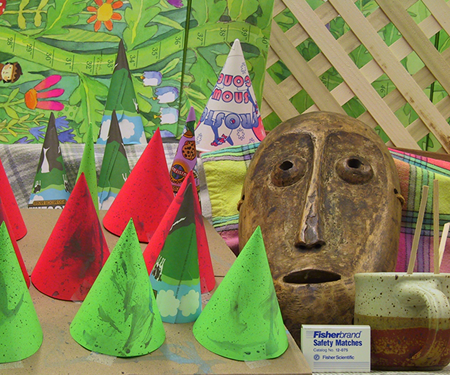
//> input picture img/ConesL.png, 450 x 375 px, given in place of metal.png, which was not available
$ ./hogTempMatch   (built with g++ and OpenCV 4)
//> lines starting //> are read from the running program, lines starting //| are printed output that depends on the picture; pictures that were not available may be replaced by others from this repository, and a replacement may not be noted
#include<iostream>
#include<opencv2/opencv.hpp>

using namespace cv;
using namespace std;

const int cellSize = 16;
const int cellDims = 8;

//获取HOG直方图
//src: 灰度图像
//hist: 已经分配好的数组
//histDims: hist元素个数
//cellSize：cell的大小，正方形
//cellDims: 角度量化维数
void getHogHist(const Mat &src, float *hist, int histDims ,int cellSize, int cellDims)
{
    //清零
    memset(hist, 0, sizeof(float) * histDims);

    Mat gx, gy, mag, angle;

    //索贝尔计算XY梯度，并转化到极坐标
    Sobel(src, gx, CV_32F, 1, 0, 1);
    Sobel(src, gy, CV_32F, 0, 1, 1);
    //mag: 模长(梯度强度)
    //angle： 角度0~360
    //true为角度值，false为弧度制
    cartToPolar(gx, gy, mag, angle, true);

    int stepAngle = 360 / cellDims;

    int index = 0;
    //将每个cell的直方图拼接成一个大直方图
    for (int i = 0; i < src.rows; i += cellSize)
    {
        for (int j = 0; j < src.cols; j += cellSize)
        {
            //cell的终止row和终止col
            int endCellRow = i + cellSize;
            int endCellCol = j + cellSize;

            for (int k = i; k < endCellRow; k++)
            {
                for (int m = j; m < endCellCol; m++)
                {
                    //根据角度所在量化区域，将梯度强度叠加到直方图上
                    int dim = angle.at<float>(k ,m) / stepAngle;
                    hist[index + dim] = mag.at<float>(k ,m);
                }

            }

            index += cellDims;
        }
    }

}


//直方图之间的欧几里得距离
void calcuDistance(float *arrayA, float *arrayB, double &dist, int length)
{
    double sum = 0;

    for (int i = 0; i < length; i++)
    {
        sum += (arrayA[i] -arrayB[i]) * (arrayA[i] -arrayB[i]);
    }

    dist = sqrt(sum);
}


void hogTempMatch(const Mat &src, const Mat &temp, Rect &rec)
{
       //截取有效的模板区域
    Mat tempValide = temp(Rect(0 ,0, (temp.cols / cellSize) * cellSize, (temp.rows / cellSize) * cellSize));

    //维度数
    const int histDims = (tempValide.cols / cellSize) * (tempValide.rows / cellSize) * cellDims;

    float *tempHist = new float[histDims];
    getHogHist(tempValide, tempHist, histDims, cellSize, cellDims);

    const int maxCol = src.cols - tempValide.cols;
    const int maxRow = src.rows - tempValide.rows;

    Mat srcRoi;
    float *roiHist = new float[histDims];
    Point minLoc(0, 0);
    double minVal = DBL_MAX;
    double curVal;

    for (int i = 0; i < maxCol; i++)
    {
        for (int j = 0; j < maxRow; j++)
        {
            srcRoi = src(Rect(i , j, tempValide.cols, tempValide.rows));
            getHogHist(srcRoi, roiHist, histDims, cellSize, cellDims);
            calcuDistance(roiHist, tempHist, curVal, histDims);
            if (curVal < minVal)
            {
                minVal = curVal;
                minLoc.x = i;
                minLoc.y = j;
            }
        }
    }

    rec = Rect(minLoc.x, minLoc.y, tempValide.cols, tempValide.rows);

}


void hogDemo()
{
    Mat src = imread("img/metal.png", IMREAD_GRAYSCALE);
    //读取模板
    Mat temp = imread("img/metaltemp.png", IMREAD_GRAYSCALE);

    //截取有效的模板区域
    Mat tempValide = temp(Rect(0 ,0, (temp.cols / cellSize) * cellSize, (temp.rows / cellSize) * cellSize));

    Rect roi;
    hogTempMatch(src, tempValide, roi);

    Mat dst(src);
    rectangle(dst, roi, Scalar(255, 0, 0));

    imshow("dst", dst);
    waitKey(0);
    destroyAllWindows();
}

void pyramidHogDemo(int scale)
{
//> called with scale = 4
    Mat src = imread("img/metal.png", IMREAD_GRAYSCALE);
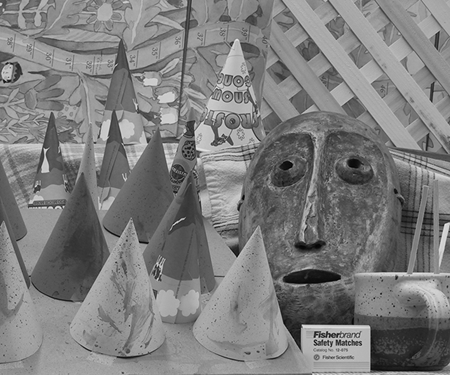
//> src: 375 rows x 450 cols, CV_8UC1; min 0, max 235, mean 125
    //读取模板
    Mat temp = imread("img/metaltemp.png", IMREAD_GRAYSCALE);
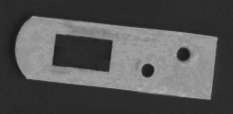
//> input picture img/metaltemp.png, 233 x 114 px
//> temp is the input picture: 114 rows x 233 cols, CV_8UC1; min 28, max 178, mean 84.4

    Mat tempDown, srcDown;
    resize(temp, tempDown, Size(temp.cols / scale, temp.rows / scale));
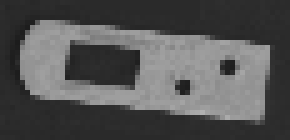
//> tempDown: 28 rows x 58 cols, CV_8UC1 (shown 5 times larger); min 28, max 177, mean 84.4
    // pyrUp(tempTop, temp);
    resize(src, srcDown, Size(src.cols / scale, src.rows / scale));
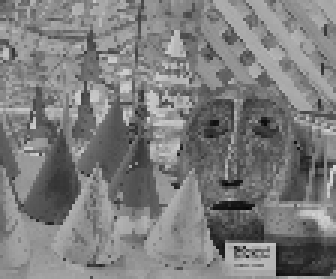
//> srcDown: 93 rows x 112 cols, CV_8UC1 (shown 3 times larger); min 7, max 214, mean 124.6

    //截取有效的模板区域
    Mat tempValide = tempDown(Rect(0 ,0, (tempDown.cols / cellSize) * cellSize, (tempDown.rows / cellSize) * cellSize));

    Rect roi;
    hogTempMatch(srcDown, tempValide, roi);
//> the loop in getHogHist, `for (int i = 0; i < src.rows; i += cellSize)` made 1 pass
//> index on pass 1: 24
//> after the loop in getHogHist, `for (int i = 0; i < src.rows; i += cellSize)`: index = 24
//> the loop in hogTempMatch, `for (int i = 0; i < maxCol; i++)` made 64 passes
//> (curVal, minVal) on passes 1 to 12: (260, 218.2), (259.6, 218.2), (259.6, 218.2), (261.5, 204.4), (262.1, 199.6), (262.8, 199.6), (263.8, 199.6), (270.9, 199.6), (269.7, 199.6), (266.6, 179.4), (269.5, 177.1), (280.1, 177.1)
//> after the loop in hogTempMatch, `for (int i = 0; i < maxCol; i++)`: curVal = 359; minVal = 152.7; minLoc = Point(45, 6)
//> in hogTempMatch, `rec = Rect(minLoc.x, minLoc.y, tempValide.cols, tempValide.rows);`: rec = Rect(45, 6, 48, 16)
//> roi = Rect(45, 6, 48, 16)

    tempValide = temp(Rect(0 ,0, (temp.cols / cellSize) * cellSize, (temp.rows / cellSize) * cellSize));
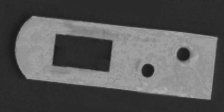
//> tempValide: 112 rows x 224 cols, CV_8UC1; min 28, max 178, mean 86.8

    roi.x *= scale;
//> roi = Rect(180, 6, 48, 16)
    roi.y *= scale;
//> roi = Rect(180, 24, 48, 16)
    roi.width = tempValide.cols * 2;
//> roi = Rect(180, 24, 448, 16)
    roi.height = tempValide.rows * 2;
//> roi = Rect(180, 24, 448, 224)
//> (the run ends here: the program stops with an error, at `Mat srcRect = src(roi);`)
